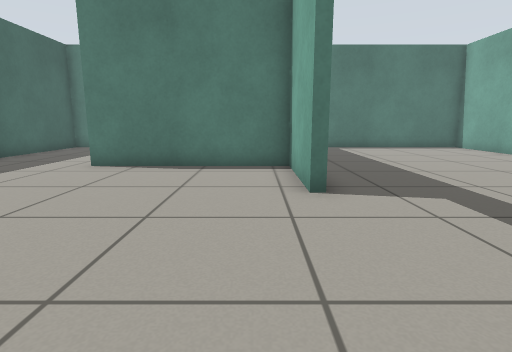
[1] (above)

14 first-person views from a walk through a world built for the Gazebo simulator. The camera is 0.64 m above the floor, tilts 10° down and sees 80° across. The floor is counted in squares, 0.5 m on a side. Each view is taken from the middle of a square. On the plan, view 1 faces up. The plan holds only what a view shows up to about 13 squares ahead; the rest is blank.

[2]
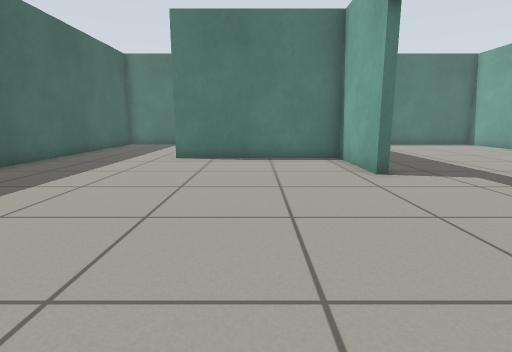

[3]
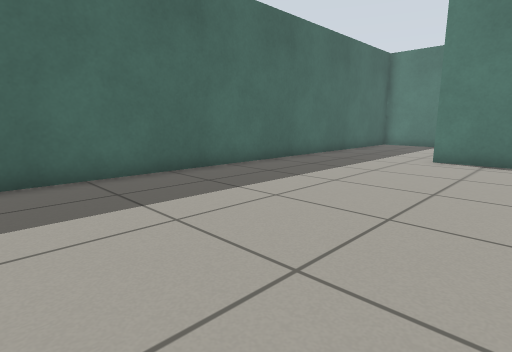

[4]
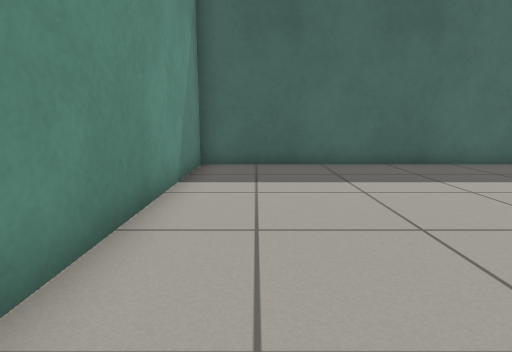

[5]
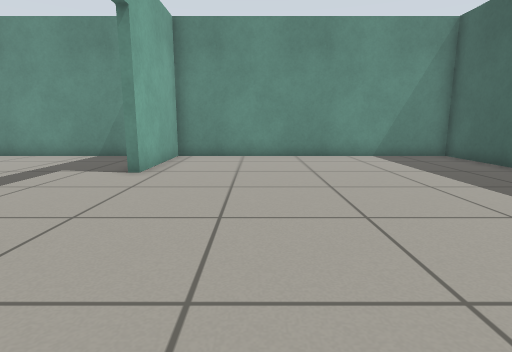

[6]
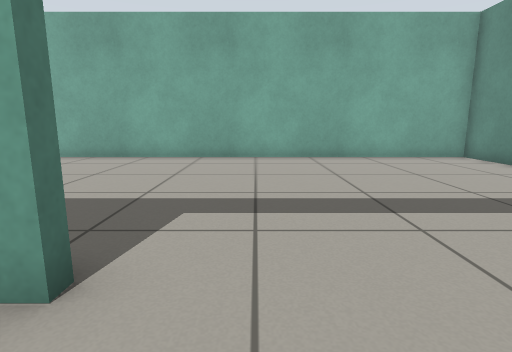

[7]
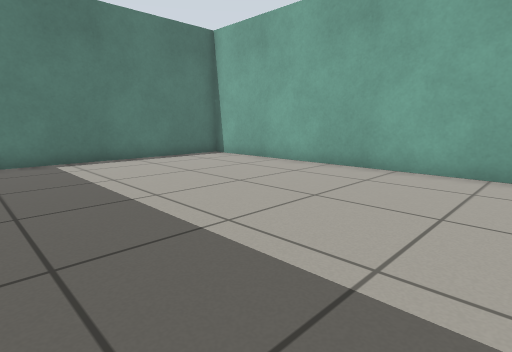

[8]
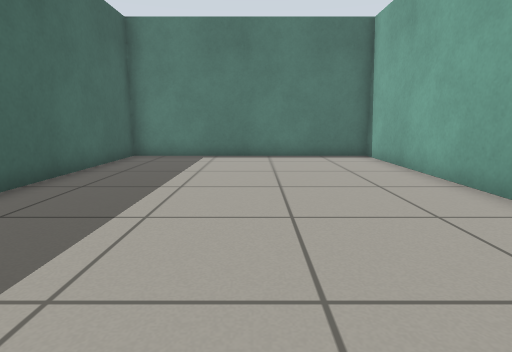

[9]
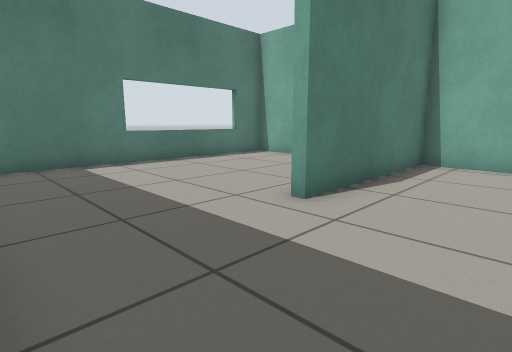

[10]
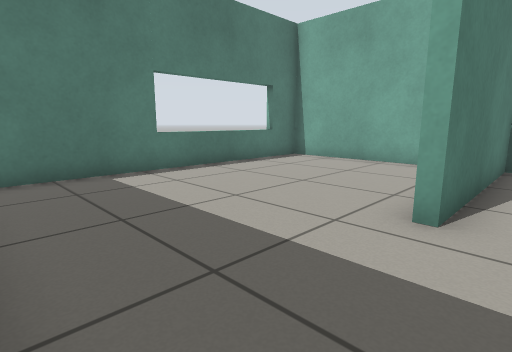

[11]
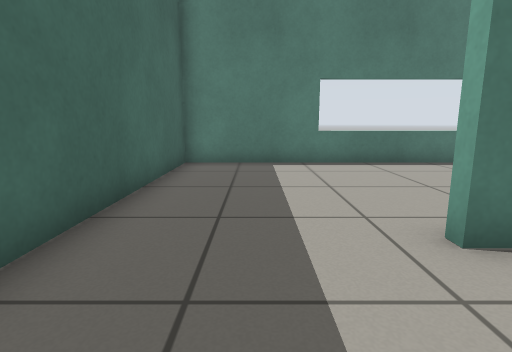

[12]
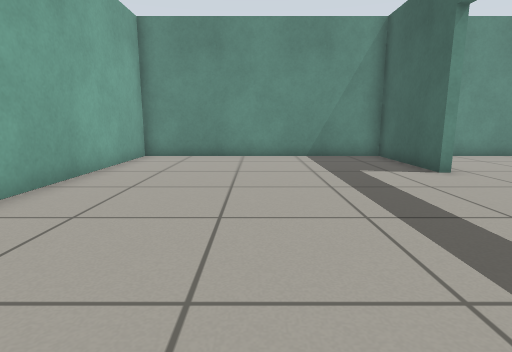

[13]
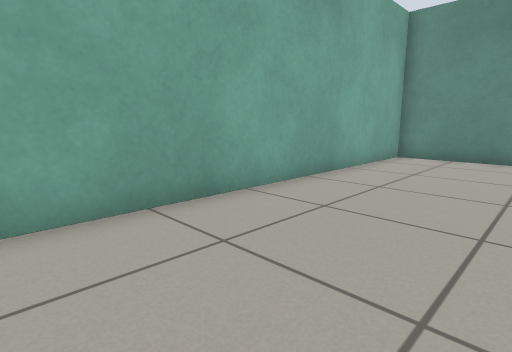

[14]
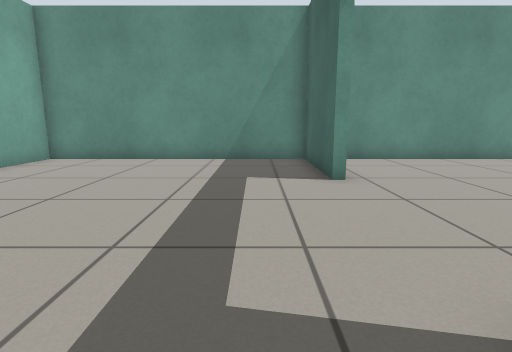

### Floor plan
Points are (right, up) in squares from view 1. A wall is a line through its corners. A room is listed if a view was taken in it or the views show most of it. See-through windows are left out.
Room 1 (views 1, 2, 3, 4, 5, 6, 9, 10, 11)
walls: (1, 5.5) (1, 9) (-4.9, 9) (-4.9, 9.4); (1, 11) (1, 15.7) (-9.3, 15.7) (-9.3, -3.7) (1, -3.7) (1, 0.3)
ways out: open door at (1, 3) to room 2
Room 2 (views 7, 8, 12, 13, 14)
walls: (1.3, 0.3) (1.3, -3.7) (10.3, -3.7) (10.3, 15.7) (1.3, 15.7) (1.3, 9.5)
ways out: open door at (1, 3) to room 1

Where each view was taken, in squares from view 1:
view 1: 0 up, 0 right, facing up
view 2: 2 down, 2 left, facing up
view 3: 2 down, 2 left, facing up-left
view 4: 2 down, 0 right, facing left
view 5: 8 up, 2 left, facing down
view 6: 4 up, 1 left, facing right
view 7: 5 up, 2 right, facing up-right
view 8: 4 up, 6 right, facing up
view 9: 6 up, 9 left, facing up-right
view 10: 8 up, 9 left, facing up-right
view 11: 6 up, 7 left, facing up
view 12: 8 up, 6 right, facing down
view 13: 8 up, 6 right, facing down-right
view 14: 7 up, 3 right, facing down
